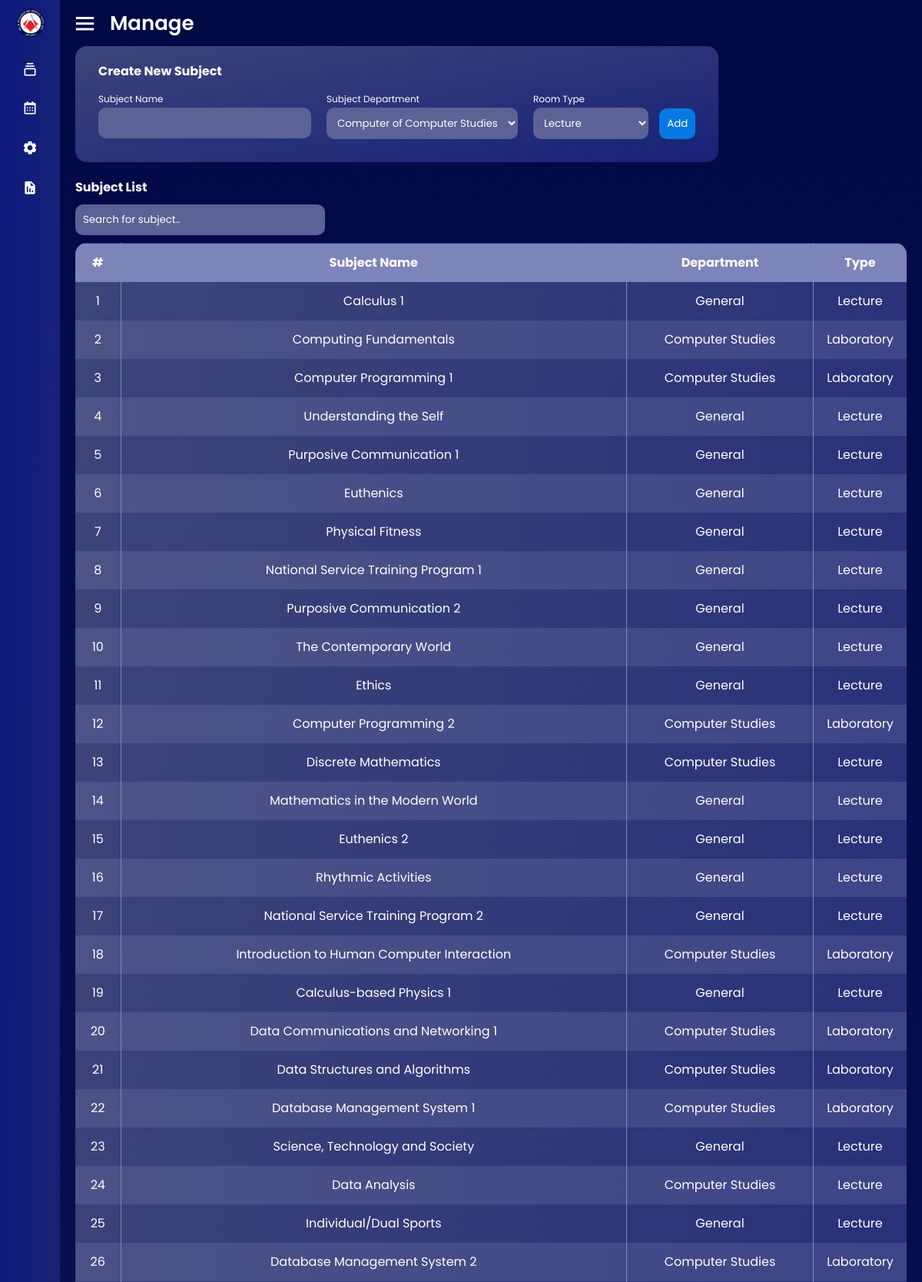
Screenshot of /admin-manage-subject-list.php (signed in, upper part) with the database file from the repository.
### tables this page shows
CREATE TABLE `sd_tb` (
  `SD_id` int(11) NOT NULL,
  `SD_firstname` varchar(255) NOT NULL,
  `SD_lastname` varchar(255) NOT NULL,
  `SD_email` varchar(255) NOT NULL,
  `SD_password` varchar(255) NOT NULL,
  `SD_number` varchar(255) NOT NULL,
  `SD_pic` varchar(100) NOT NULL
);

CREATE TABLE `subject_tb` (
  `subject_id` int(11) NOT NULL,
  `subject_name` varchar(255) NOT NULL,
  `subject_units` varchar(255) NOT NULL,
  `subject_description` varchar(255) NOT NULL,
  `subject_department` varchar(200) NOT NULL,
  `subject_type` varchar(100) NOT NULL
);

### PHP Backend/SD pages/manage/createSubject.php (the view, shortened to what this page needs)
<div class="main">
    <div class="create-new-room">
        <div class="text">
            <span>Create New Subject</span>
        </div>
        <form action="?action=createSubject" method="post" class="side-by-side">
            <div>
                <label fo>Subject Name</label><br>
                <input type="text" name="SubjectName" required>
            </div>
            <div>
                <label>Subject Department</label><br>
                <select name="SubDept">
                    <?php
                    $fetchdept = mysqli_query($con, "SELECT department_name FROM department_tb");
                    while ($row = mysqli_fetch_array($fetchdept)) {
                    ?>
                        <option value="<?php echo $row['department_name'] ?>"><?php echo $row['department_name'] ?></option>
                    <?php
                    }
                    ?>
                </select>
            </div>
            <div>
                <label>Room Type</label><br>
                <select name="roomType">
                    <option value="Lecture">Lecture</option>
                </select>
                <input type="submit" value="Add" class="submit-room">
            </div>
        </form>
    </div>
    <div class="list">
        <div class="text">
            <span>Subject List</span>
        </div>
        <input type="text" id="searchInput" onkeyup="searchTable()" placeholder="Search for subject..">
        <table id="roomTable">
            <thead>
                <tr>
                    <th>#</th>
                    <th>Subject Name</th>
                    <th>Department</th>
                    <th>Type</th>
                </tr>
            </thead>
            <tbody>
                <?php
                $getSubjects = $con->query("SELECT * FROM subject_tb");
                $i = 1;
                while ($row = $getSubjects->fetch_assoc()) {
                ?>
                    <tr>
                        <td><?php echo $i ?></td>
                        <td class="editable" data-userid="<?php echo $row['subject_id'] ?>" data-field="subject_name"><?php echo $row['subject_name'] ?></td>
                        <td><?php echo $row['subject_department'] ?></td>
                        <td><?php echo $row['subject_type'] ?></td>
                    </tr>
                <?php
                    $i++;
                }
                ?>
            </tbody>
        </table>
    </div>
</div>

### admin-manage-subject-list.php (shortened to what this page needs)
<?php
include 'config.php';
if (!isset($_SESSION['sd_id'])) {
    header("Location: index.html");
    exit;
} else {
    $user_id = $_SESSION['sd_id'];
    $sql = mysqli_query($con, "SELECT * FROM `sd_tb` WHERE `SD_id` = '$user_id'");
    while ($row = mysqli_fetch_array($sql)) {
?>
        <!DOCTYPE html>
        <html lang="en">
        <head>
            <link href='https://unpkg.com/boxicons@2.1.4/css/boxicons.min.css' rel='stylesheet'>
            <link rel="stylesheet" href="css/SD/sidebar.css">
            <link rel="stylesheet" href="css/SD/manage-account.css">
            <link rel="stylesheet" href="css/SD/manage-room-list.css">
        </head>
        <body>
            <div class="sidebar close">
                <div class="logo-details">
                    <img src="media/ACLC-logo.png">
                </div>
                <ul class="nav-links">
                    <li>
                        <div class="icon-link">
                            <a href="#">
                                <i class='bx bx-collection'></i>
                            </a>
                        </div>
                    </li>
                    <li>
                        <div class="icon-link">
                            <a href="#">
                                <i class='bx bx-calendar'></i>
                            </a>
                        </div>
                    </li>
                    <li>
                        <a href="admin-manage-account.php">
                            <i class='bx bxs-cog'></i>
                        </a>
                    </li>
                    <li>
                        <a href="admin-report.php">
                            <i class='bx bxs-report'></i>
                        </a>
                    </li>
                </ul>
            </div>
            <section class="home-section">
                <div class="home-content">
                    <i class='bx bx-menu'></i>
                    <span class="text">Manage</span>
                </div>
                <?php include './PHP Backend/SD pages/manage/createSubject.php'; ?>
            </section>
        </body>
<?php
    }
}
?>
        </html>

### css/SD/sidebar.css (style rules this page uses)
* { margin: 0; padding: 0; box-sizing: border-box; font-family: 'Poppins', sans-serif; }
.sidebar { background: linear-gradient(to bottom right, #0d1a7d, #1f2870); position: fixed; top: 0; left: 0; height: 100%; width: 260px; z-index: 100; transition: all 0.5s ease; }
.sidebar.close { width: 78px; }
.logo-details img { width: 40px; }
.logo-details img { margin-top: .5rem; margin-left: 20px; }
.sidebar .logo-details { display: flex; align-items: center; }
.sidebar .nav-links { height: 100%; padding: 10px 0; overflow: auto; }
.sidebar.close .nav-links { overflow: visible; }
.sidebar .nav-links li { position: relative; list-style: none; transition: all 0.4s ease; }
.sidebar .nav-links li .icon-link { display: flex; align-items: center; justify-content: space-between; }
.sidebar.close .nav-links li .icon-link { display: block }
.sidebar .nav-links li i { height: 50px; min-width: 78px; text-align: center; line-height: 50px; color: #fff; font-size: 20px; cursor: pointer; transition: all 0.3s ease; }
.sidebar .nav-links li a { display: flex; align-items: center; text-decoration: none; }
.home-section { background: radial-gradient(circle, #151f69, #010945); position: relative; min-height: 100vh; left: 260px; width: calc(100% - 260px); transition: all 0.5s ease; }
.sidebar.close~.home-section { left: 78px; width: calc(100% - 78px); }
.home-section .home-content { height: 60px; display: flex; align-items: center; }
.home-section .home-content .bx-menu, .home-section .home-content .text { color: white; font-size: 35px; }
.home-section .home-content .bx-menu { margin: 0 15px; cursor: pointer; }
.home-section .home-content .text { font-size: 26px; font-weight: 600; }

### css/manage-account.css (style rules this page uses)
label { font-size: 12px; }
select, input[type="text"], input[type="email"], input[type="tel"], input[type="password"] { background-color: #5c6295; color: white; width: 100%; padding: 10px; margin-bottom: 10px; border: none; border-radius: 10px; box-sizing: border; }

### css/SD/manage-room-list.css (style rules this page uses)
.main { width: 100%; padding: 0 20px 20px 20px; }
.side-by-side { display: flex; flex-wrap: wrap; }
.list .text, .create-new-room .text { color: white; margin-bottom: 10px; }
span { font-weight: bold; }
#searchInput { background-color: #5c6295; color: white; width: 30%; padding: 10px; margin-bottom: 10px; border: none; border-radius: 10px; ; }
input::placeholder { color: white; }
table { background: linear-gradient(to bottom right, #3d4479, #172278); width: 100%; color: white; padding: 20px; border-collapse: collapse; border-radius: 15px; overflow: hidden; }
thead tr th { background-color: #7d84b9; color: white; }
th, td { padding: 12px; border: 1px solid transparent; text-align: center; border-left: 1px solid #7d84b9; border-right: 1px solid #7d84b9; }
table th:first-child, table td:first-child { border-left: none; }
table th:last-child, table td:last-child { border-right: none; }
tbody tr:nth-child(even) { background-color: rgba(137, 143, 190, 0.212); }
tr:nth-child(even) { background-color: #f2f2f2; }
.create-new-room { background: linear-gradient(to bottom right, #3d4479, #172278); color: white; width: auto; padding: 20px; margin-bottom: 20px; border-radius: 15px; display: inline-block; }
.create-new-room div { margin: 0 10px; display: inline-block; }
label { font-size: 12px; }
.create-new-room div select, .create-new-room div input[type="text"] { background-color: #5c6295; color: white; width: auto; min-width: 150px; padding: 10px; border: none; border-radius: 10px; cursor: pointer; transition: all .5s ease; }
.submit-room { background-color: #0679E2; color: white; margin-left: 10px; padding: 10px; border: none; border-radius: 10px; cursor: pointer; transition: all .5s ease; }

### rows the page displays
subject_tb: subject_name "Calculus 1", subject_department "General", subject_type "Lecture"
subject_tb: subject_name "Computing Fundamentals", subject_department "Computer Studies", subject_type "Laboratory"
subject_tb: subject_name "Computer Programming 1", subject_department "Computer Studies", subject_type "Laboratory"
subject_tb: subject_name "Understanding the Self", subject_department "General", subject_type "Lecture"
subject_tb: subject_name "Purposive Communication 1", subject_department "General", subject_type "Lecture"
subject_tb: subject_name "Euthenics", subject_department "General", subject_type "Lecture"
subject_tb: subject_name "Physical Fitness", subject_department "General", subject_type "Lecture"
subject_tb: subject_name "National Service Training Program 1", subject_department "General", subject_type "Lecture"
subject_tb: subject_name "Purposive Communication 2", subject_department "General", subject_type "Lecture"
subject_tb: subject_name "The Contemporary World", subject_department "General", subject_type "Lecture"
subject_tb: subject_name "Ethics", subject_department "General", subject_type "Lecture"
subject_tb: subject_name "Computer Programming 2", subject_department "Computer Studies", subject_type "Laboratory"
subject_tb: subject_name "Discrete Mathematics", subject_department "Computer Studies", subject_type "Lecture"
subject_tb: subject_name "Mathematics in the Modern World", subject_department "General", subject_type "Lecture"
subject_tb: subject_name "Euthenics 2", subject_department "General", subject_type "Lecture"
subject_tb: subject_name "Rhythmic Activities", subject_department "General", subject_type "Lecture"
subject_tb: subject_name "National Service Training Program 2", subject_department "General", subject_type "Lecture"
subject_tb: subject_name "Introduction to Human Computer Interaction", subject_department "Computer Studies", subject_type "Laboratory"
subject_tb: subject_name "Calculus-based Physics 1", subject_department "General", subject_type "Lecture"
subject_tb: subject_name "Data Communications and Networking 1", subject_department "Computer Studies", subject_type "Laboratory"
subject_tb: subject_name "Data Structures and Algorithms", subject_department "Computer Studies", subject_type "Laboratory"
subject_tb: subject_name "Database Management System 1", subject_department "Computer Studies", subject_type "Laboratory"
subject_tb: subject_name "Science, Technology and Society", subject_department "General", subject_type "Lecture"
subject_tb: subject_name "Data Analysis", subject_department "Computer Studies", subject_type "Lecture"
subject_tb: subject_name "Individual/Dual Sports", subject_department "General", subject_type "Lecture"
subject_tb: subject_name "Database Management System 2", subject_department "Computer Studies", subject_type "Laboratory"

### other values shown
form field SubDept "Computer of Computer Studies"
